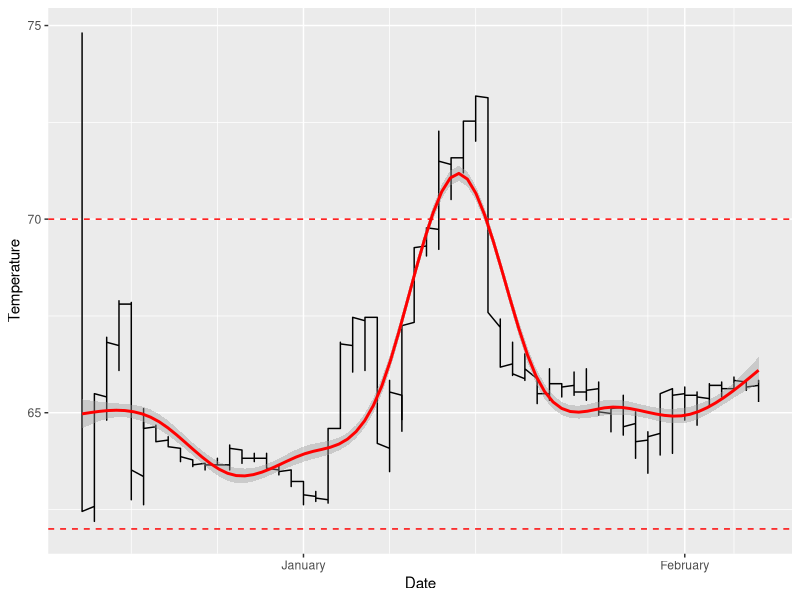
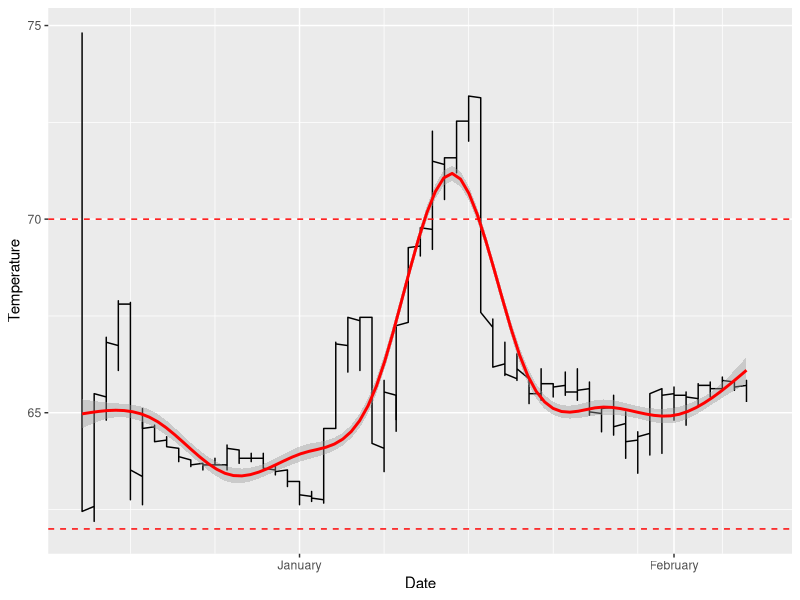
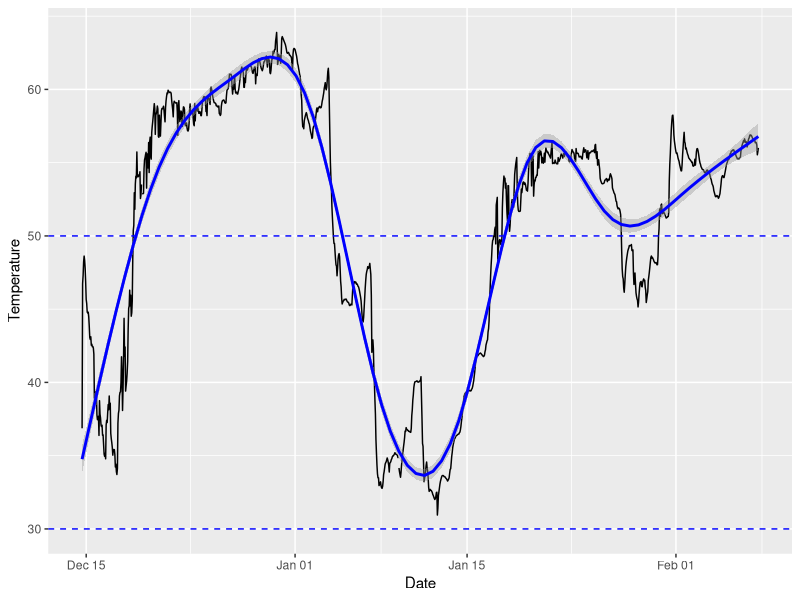
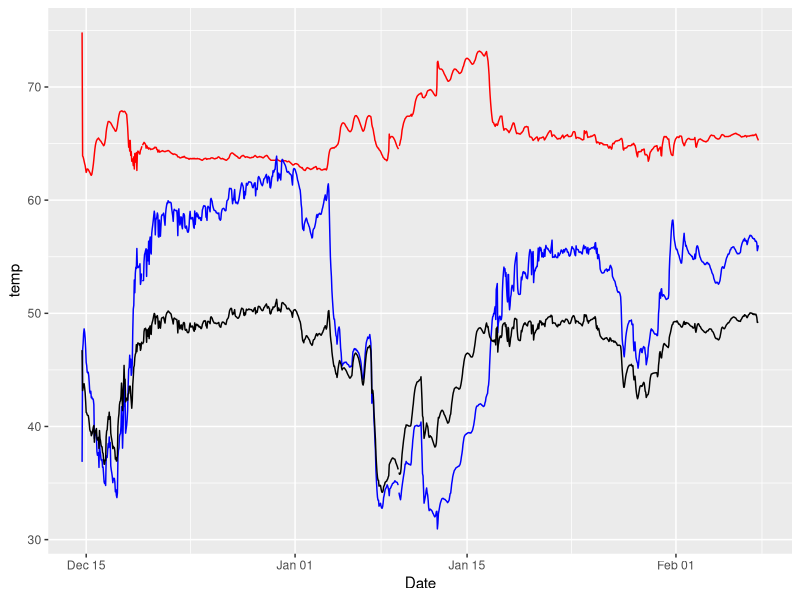
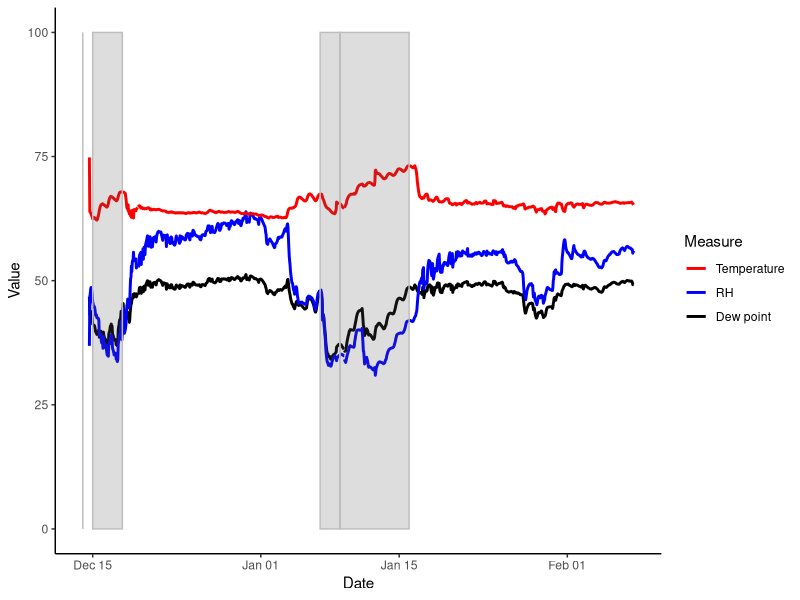
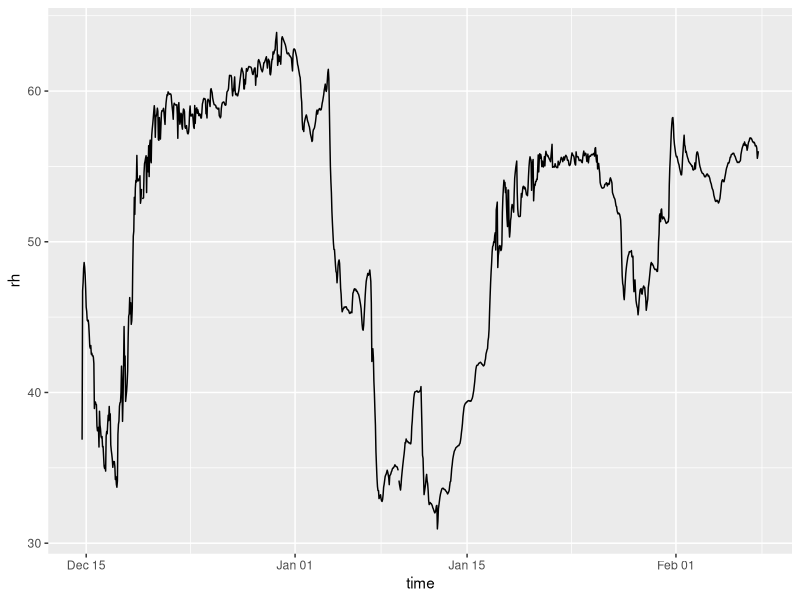

Write R code to recreate these figures, in order.
## ---- chunk 1
library(tidyverse)
library(data.table)
library(lubridate)
## ---- chunk 2
# Example data
# from .hobo file that was exported to .csv in the HOBOware program
data <- fread("10596690_Birds_Mammals_Range.csv", skip=1, header=T)
data <- fread("20240109_Birds_Mammals_fluid_rm.csv", skip=1, header=T)
data <- fread("Temp_Birds_Mammals_fluid_rm_20240207.csv", skip=1, header=T)


colnames(data)  <- c("n","timestamp", "temp", "rh", "dewpt", "host", "end")

# change date/time to POSIXct class
data$time <- as.POSIXct(data$timestamp, format = "%m/%d/%y  %I:%M:%S %p")

# get just a date class for future filtering
data$date <- as.Date(data$time, format = "%m/%d/%Y")


min(data$date) 
max(data$date)
## ---- chunk 3
# Temperature
ggplot(data, aes(x=date, y=temp)) +
  geom_line() +
  geom_smooth(col="red") +
  geom_hline(aes(yintercept = 62), color="red", linetype="dashed") +
  geom_hline(aes(yintercept = 70), color="red", linetype="dashed") +
  labs(x="Date", y="Temperature") +
  scale_x_date(date_breaks = "1 month", date_minor_breaks = "1 week", date_labels = "%B")
## ---- chunk 4
# Temperature
ggplot(data, aes(x=date, y=temp)) +
  geom_line() +
  geom_smooth(col="red") +
  geom_hline(aes(yintercept = 62), color="red", linetype="dashed") +
  geom_hline(aes(yintercept = 70), color="red", linetype="dashed") +
  labs(x="Date", y="Temperature") +
  scale_x_date(date_breaks = "1 month", date_minor_breaks = "1 week", date_labels = "%B",
               limits = as.Date(c("2023-12-14", "2024-02-08")))
## ---- chunk 5
ggplot(data, aes(x=time, y=rh)) +
  geom_line() +
  geom_smooth(col="blue") +
  geom_hline(aes(yintercept = 30), color="blue", linetype="dashed") +
  geom_hline(aes(yintercept = 50), color="blue", linetype="dashed") +
  labs(x="Date", y="Temperature")
## ---- chunk 6
ggplot(data, aes(x=time)) +
  geom_line(aes(y=temp), col="red") +
  geom_line(aes(y=rh), col="blue") +
  geom_line(aes(y=dewpt), col="black") +
  labs(x="Date") 

# change data format
datal <- data %>% 
  mutate(notice = ifelse(dewpt>rh, "warning", "clear")) %>% 
  pivot_longer(c(temp, rh, dewpt), names_to = 'measure', values_to = 'value') 

datal <- data %>% 
  mutate(notice = ifelse(dewpt>rh, 1, 0)) %>% 
  pivot_longer(c(temp, rh, dewpt), names_to = 'measure', values_to = 'value') 


# get start/end point of consecutive values for getting the shaded area
shade <- setDT(datal)[,id := rleid(notice)][
  ,.SD[.N > 1 & notice == 1],id][
  ,.(start=date[1],end=date[.N], run=.N),id]

# transform to POSIXct object for plotting
shade$startd <- as.POSIXct(shade$start)
shade$endd <- as.POSIXct(shade$end)

# plot all lines
# add shaded area where dew pt > RH 
ggplot() +
  geom_line(data=datal, aes(x=time, y=value, col=measure, group=measure), size=1) +
  theme_classic() +
  scale_color_manual(name="Measure", limits=c("temp", "rh", "dewpt"), labels = c("Temperature", "RH", "Dew point"), values = c("red", "blue", "black")) + 
  labs(x="Date", y="Value") +
   geom_rect(data=shade, 
            mapping=aes(xmin=startd, xmax=endd, ymin=0, ymax=100), color='grey', alpha=0.2)
## ---- chunk 7
data %>% 
  filter(date > "2023-10-06") %>% 
  ggplot(aes(x=time, y=rh)) +
  geom_line()
